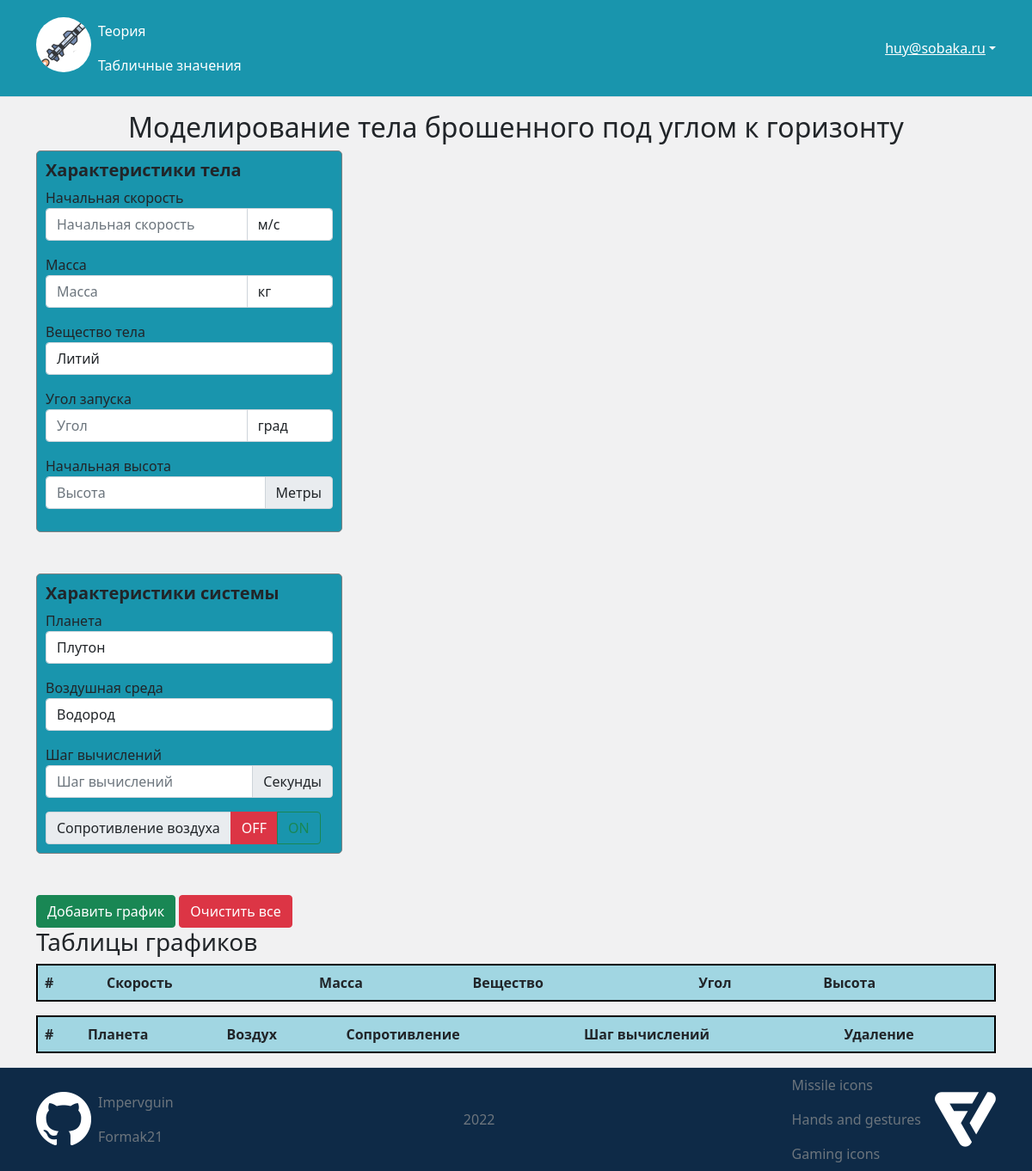
The page /main (signed in) on the database as committed earlier.
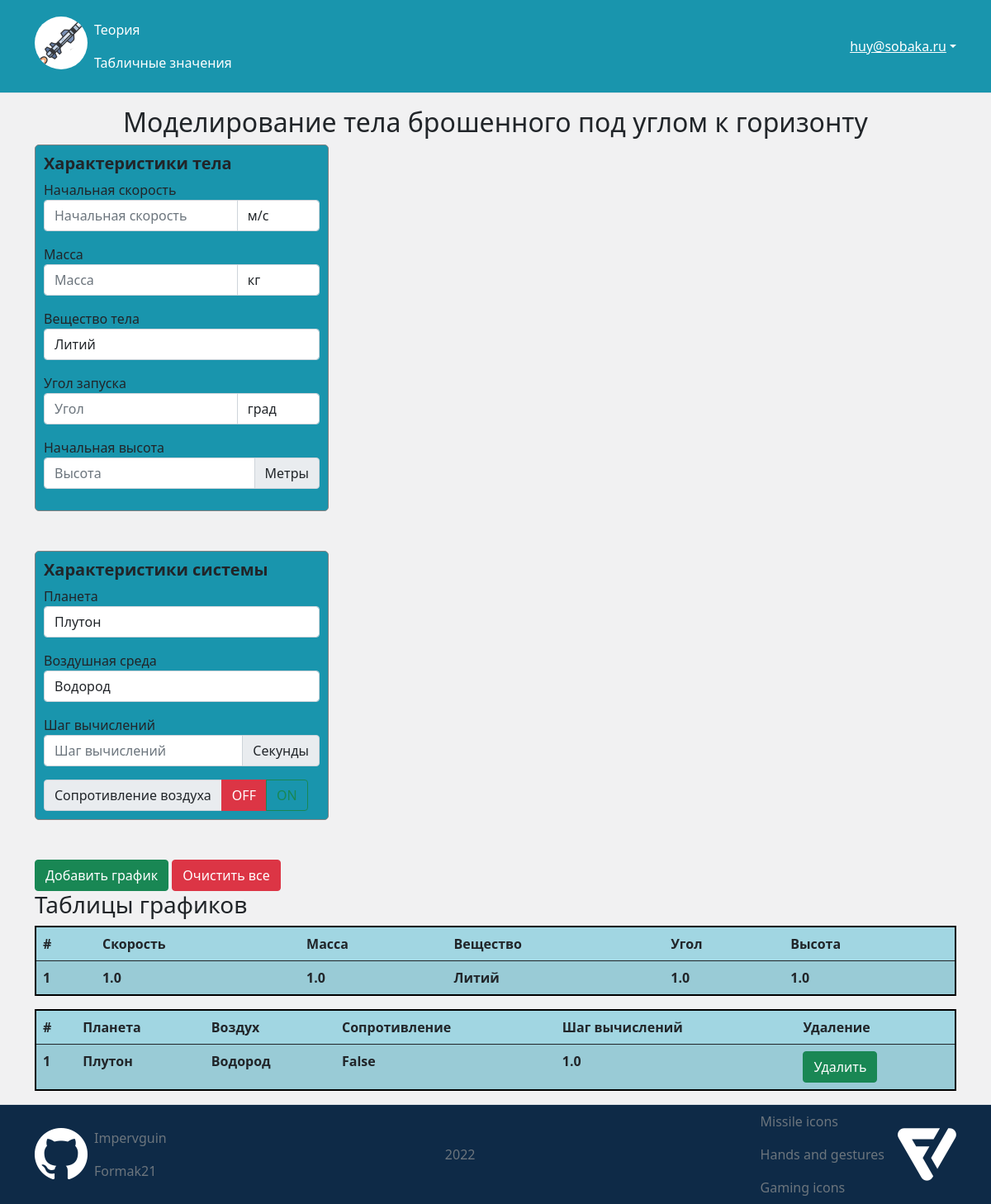
The same page on the database as committed later.
### data/users.py (models this page shows, shortened)
class User(SqlAlchemyBase, UserMixin):
    __tablename__ = 'USERS'
    id = sqlalchemy.Column(sqlalchemy.Integer, primary_key=True, autoincrement=True)
    email = sqlalchemy.Column(sqlalchemy.TEXT, index=True, unique=True, nullable=True)
    hash_password = sqlalchemy.Column(sqlalchemy.TEXT, nullable=True)
    user_graphs = orm.relation("UserGraphs", back_populates='user')

### data/user_graphs.py (models this page shows)
class UserGraphs(SqlAlchemyBase):
    __tablename__ = 'USER_GRAPHS'
    id = sqlalchemy.Column(sqlalchemy.Integer, primary_key=True, autoincrement=True)
    user_id = sqlalchemy.Column(sqlalchemy.Integer, sqlalchemy.ForeignKey("USERS.id"))
    speed = sqlalchemy.Column(sqlalchemy.FLOAT, nullable=True)
    mass = sqlalchemy.Column(sqlalchemy.FLOAT, nullable=True)
    substance = sqlalchemy.Column(sqlalchemy.TEXT, nullable=True)
    angle = sqlalchemy.Column(sqlalchemy.FLOAT, nullable=True)
    height = sqlalchemy.Column(sqlalchemy.FLOAT, nullable=True)
    planet = sqlalchemy.Column(sqlalchemy.TEXT, nullable=True)
    air_env = sqlalchemy.Column(sqlalchemy.TEXT, nullable=True)
    resistance = sqlalchemy.Column(sqlalchemy.Boolean, default=True)
    calc_step = sqlalchemy.Column(sqlalchemy.FLOAT, nullable=True)
    user = orm.relation('User')
    def to_dict(self):
        return {'id': self.id,
                'user_id': self.user_id,
                'speed': self.speed,
                'mass': self.mass,
                'substance': self.substance,
                'angle': self.angle,
                'height': self.height,
                'planet': self.planet,
                'air_env': self.air_env,
                'resistance': self.resistance,
                'calc_step': self.calc_step
                }

### main.py (the view)
@app.route('/main')
def main():
    if not current_user.is_authenticated:
        return redirect("/")
    db_sess = db_session.create_session()
    graphs = sorted([i.to_dict() for i in db_sess.query(UserGraphs).filter(UserGraphs.user == current_user).all()],
                    key=lambda x: x['id'])
    fig = plotly.graph_objs.Figure()
    for graph in graphs:
        if graph["resistance"]:
            req_data = ["speed", "angle", "planet", "height", "air_env", "substance", "mass", "calc_step"]
            data = {}
            for elem in req_data:
                data[elem] = graph[elem]
            x, y, t = calculate_with_air_resistance(**data)
        else:
            req_data = ["speed", "angle", "planet", "height", "calc_step"]
            data = {}
            for elem in req_data:
                data[elem] = graph[elem]
            x, y, t = calculate_without_air_resistance(**data)
        fig.add_scatter(x=x, y=y, mode="lines", name=str(graph["id"]))
    fig.update_xaxes(title_text="X, метры")
    fig.update_yaxes(title_text="Y, метры")
    graphJSON = json.dumps(fig, cls=plotly.utils.PlotlyJSONEncoder)
    return render_template("main.html", projectiles=graphs, graphJSON=graphJSON)

### calculate_coordinates.py (called while the page is built)
def calculate_without_air_resistance(speed=0, angle=0, planet='Марс', height=0, calc_step=0.1):
    x = [0]
    y = [height]
    g = DATA['PLANETS'][planet]['acceleration']
    angle = radians(angle)
    v_x = cos(angle) * speed
    v_y = sin(angle) * speed
    tmax = (v_y + sqrt(v_y ** 2 + 2 * g * height)) / g
    points_amount = int(tmax // calc_step)
    t = linspace(0, points_amount * calc_step, points_amount)
    append(t, tmax)
    for i in t:
        x.append(v_x * i)
        y.append(height + v_y * i + (-g * i ** 2 / 2))
    return x, y, t

### data/db_session.py (called while the page is built)
def create_session() -> Session:
    global __factory
    return __factory()

### main.py (called while the page is built)
@login_manager.user_loader
def load_user(user_id):
    db_sess = db_session.create_session()
    return db_sess.query(User).get(user_id)

### templates/main.html (shortened to what this page needs)
{% extends "base.html" %}
{% block content %}
<link rel="stylesheet" href="{{url_for('static', filename='css/main.css')}}">
<div class="container">
  <div class="row">
    <div class="col-12">
      <h2 style="text-align:center;">Моделирование тела брошенного под углом к горизонту</h2>
    </div>
  </div>
</div>
<div class="container">
  <div class="row">
    <div class="col-4">
      <form class="projectile-form mb-5" method="post">
        <h5><b>Характеристики тела</b></h5>
        <label for="speed-form">Начальная скорость</label>
        <div class="input-group mb-3">
          <input type="text" class="form-control" placeholder="Начальная скорость" id="speed-form" oninput="return check_number(this);">
          <select class="form-control group-select"  id="speed-units-form">
            <option>м/с</option>
          </select>
        </div>
        <label for="mass-form">Масса</label>
        <div class="input-group mb-3">
          <input type="text" class="form-control" placeholder="Масса" id="mass-form" oninput="return check_number(this);">
          <select class="form-control group-select"  id="mass-units-form">
            <option>кг</option>
          </select>
        </div>
        <label for="substance-form">Вещество тела</label>
        <div class="input-group mb-3">
          <select class="form-control"  id="substance-form">
            <option>Литий</option>
          </select>
        </div>
        <label for="angle-form">Угол запуска</label>
        <div class="input-group mb-3">
          <input type="text" class="form-control" placeholder="Угол" id="angle-form" oninput="return check_number(this);">
          <select class="form-control group-select"  id="angle-units-form">
            <option>град</option>
          </select>
        </div>
        <label for="height-form">Начальная высота</label>
        <div class="input-group mb-3">
          <input type="text" class="form-control" placeholder="Высота" id="height-form" oninput="return check_number(this);">
          <span class="input-group-text">Метры</span>
        </div>
      </form>
      <form class="system-form mb-5" method="post">
        <h5><b>Характеристики системы</b></h5>
        <label for="planet-form">Планета</label>
        <div class="input-group mb-3">
          <select class="form-control"  id="planet-form">
            <option>Плутон</option>
          </select>
        </div>
        <label for="air-form">Воздушная среда</label>
        <div class="input-group mb-3">
          <select class="form-control"  id="air-form">
            <option>Водород</option>
          </select>
        </div>
        <label for="calc-step-form">Шаг вычислений</label>
        <div class="input-group mb-3">
          <input type="text" class="form-control" placeholder="Шаг вычислений" id="calc-step-form" oninput="return check_number(this);">
          <span class="input-group-text">Секунды</span>
        </div>
        <div class="input-group" role="group">
          <span class="input-group-text">Сопротивление воздуха</span>
          <label class="btn btn-outline-danger" for="air-resistance-off">OFF</label>
          <label class="btn btn-outline-success" for="air-resistance-on">ON</label>
        </div>
      </form>
      <button type="submit" class="btn btn-success" id="addbtn">Добавить график</button>
      <a class="btn btn-danger" id="clearbtn" href="/deleteall">Очистить все</a>
    </div>
    <div class="col-8">
    </div>
  </div>
  <div class="row">
    <h3>Таблицы графиков</h3>
    <div class="col-12">
      <table class="table table-striped">
        <thead>
          <tr>
            <th scope="col">#</th>
            <th scope="col">Скорость</th>
            <th scope="col">Масса</th>
            <th scope="col">Вещество</th>
            <th scope="col">Угол</th>
            <th scope="col">Высота</th>
          </tr>
        </thead>
        <tbody>
        {% for item in projectiles %}
          <tr>
            <th scope="row">{{item["id"]}}</th>
            <th>{{item["speed"]}}</th>
            <th>{{item["mass"]}}</th>
            <th>{{item["substance"]}}</th>
            <th>{{item["angle"]}}</th>
            <th>{{item["height"]}}</th>
          </tr>
        {% endfor %}
        </tbody>
      </table>
    </div>
    <div class="col-12">
      <table class="table table-striped">
        <thead>
          <tr>
            <th scope="col">#</th>
            <th scope="col">Планета</th>
            <th scope="col">Воздух</th>
            <th scope="col">Сопротивление</th>
            <th scope="col">Шаг вычислений</th>
            <th scope="col"> Удаление </th>
          </tr>
        </thead>
        <tbody>
        {% for item in projectiles %}
          <tr>
            <th scope="row">{{item["id"]}}</th>
            <th>{{item["planet"]}}</th>
            <th>{{item["air_env"]}}</th>
            <th>{{item["resistance"]}}</th>
            <th>{{item["calc_step"]}}</th>
            <th><button type="submit" class="btn btn-success" onclick="delete_graph({{item['id']}});">Удалить</button></th>
          </tr>
        {% endfor %}
        </tbody>
      </table>
    </div>
  </div>
</div>
{% endblock %}

### templates/base.html (shortened to what this page needs)
<!DOCTYPE html>
<html lang="en">
<head>
    <link rel="stylesheet"
                        href="https://cdn.jsdelivr.net/npm/bootstrap@5.0.0-beta1/dist/css/bootstrap.min.css"
>
    <link rel="stylesheet" href="{{url_for('static', filename='css/base.css')}}">
</head>
<body>
    <header class="p-3 mb-3 border-bottom">
        <div class="container">
            <div class="d-flex flex-wrap align-items-center justify-content-center justify-content-lg-start">
                <a class="d-flex align-items-center mb-2" href="/main">
                    <img src="{{url_for('static', filename='img/piercing-64.png')}}" class="rounded-circle" style="background-color: white;">
                </a>
                <ul class="nav justify-content-center mb-2 me-lg-auto mb-md-0">
                    <li>
                        <a class="nav-link px-2 text-white" href="/theory">Теория</a>
                        <a class="nav-link px-2 text-white" href="/physical_values">Табличные значения</a>
                    </li>
                </ul>
                <div class="dropdown">
                    <a id="dropdownUser" class="d-block dropdown-toggle text-white" aria-expanded="false" data-bs-toggle="dropdown">{{current_user.email}}</a>
                </div>
            </div>
        </div>
    </header>
    {% block content %}{% endblock %}
    <footer class="border-top">
        <div class="container">
            <div class="d-flex flex-wrap align-items-center justify-content-center justify-content-lg-start">
                <img src="{{url_for('static', filename='img/GitHub-Mark-Light-64px.png')}}">
                <div class="me-lg-auto">
                    <a class="nav-link px-2 link-secondary" href="https://github.com/Impervguin">Impervguin</a>
                    <a class="nav-link px-2 link-secondary" href="https://github.com/Formak21">Formak21</a>
                </div>
                <div class="link-secondary me-lg-auto">2022</div>
                <div>
                    <a href="https://www.flaticon.com/free-icons/missile" title="missile icons" class="nav-link link-secondary">Missile icons</a>
                    <a href="https://www.flaticon.com/free-stickers/hands-and-gestures" title="hands and gestures stickers" class="nav-link link-secondary">Hands and gestures</a>
                    <a href="https://www.flaticon.com/free-icons/gaming" title="gaming icons" class="nav-link link-secondary">Gaming icons</a>
                </div>
                <img src="{{url_for('static', filename='img/flaticon_white.png')}}">
            </div>
        </div>
    </footer>
</body>
</html>

### static/css/base.css (style rules this page uses)
header { background-color: #1995ad; }
footer { background-color: #0e2a47; }

### static/css/main.css (style rules this page uses)
body { background-color: #f1f1f2; }
select.group-select { max-width: 30%; vertical-align: middle; }
form.projectile-form { background-color: #1995ad; border: 1px solid gray; border-radius: 5px; padding: 10px; }
form.system-form { background-color: #1995ad; border: 1px solid gray; border-radius: 5px; padding: 10px; }
.table-striped { background-color: #a1d6e2; border: 2px solid black; border-radius: 2px; }

Rows that differ between the two databases and show on the page:
added UserGraphs: id "1", speed "1.0", mass "1.0", substance "Литий", angle "1.0", height "1.0", planet "Плутон", air_env "Водород", resistance "False", calc_step "1.0"
